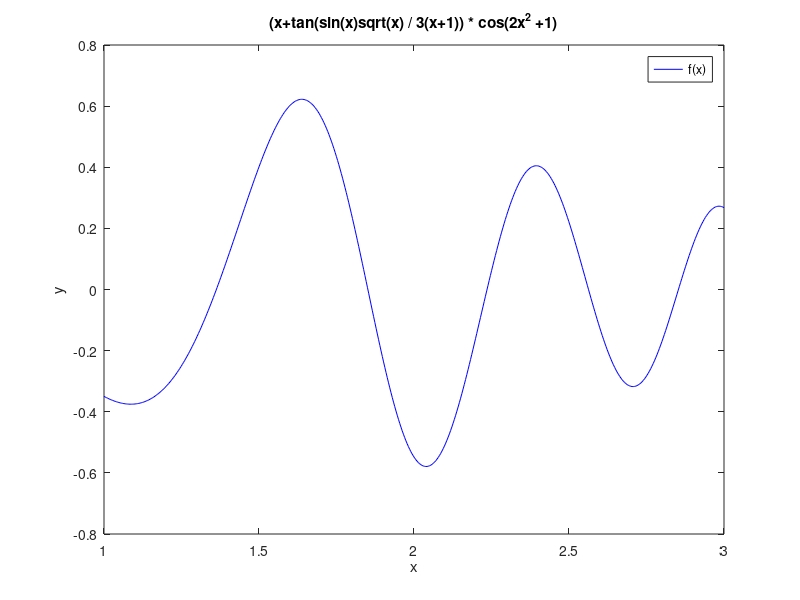

Reproduce this figure in MATLAB.
x = linspace(1,3,500);
y = (x+tan(sin(x).*sqrt(x)))./(3.*(x+1)).* cos((2.*x.^2)+1);
plot (x,y, 'b')
legend('f(x)');
title('(x+tan(sin(x)sqrt(x) / 3(x+1)) * cos(2x^2 +1)')
xlabel('x')
ylabel('y')
